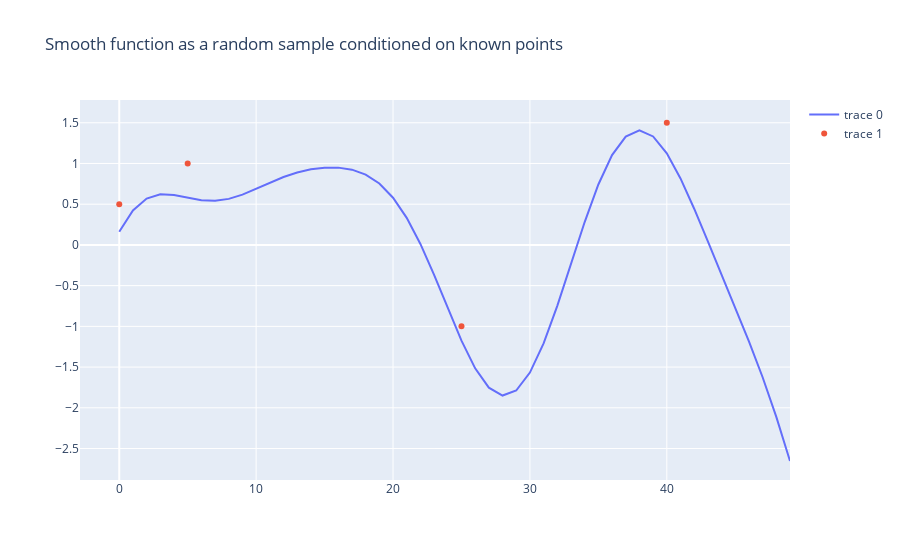

Notebook code cell kept with this figure:
### Code cell
plot_random_smooth_func_conditioned({0: 0.5, 5: 1, 25: -1, 40: 1.5}, tol=0.5)

### Figure 1 — Plotly figure (JSON) as saved in the notebook; plotly's stock layout.template omitted (floating-point values rounded to 4 significant figures)
{"data": [{"type": "scatter", "x": [0, 1, 2, 3, 4, 5, 6, 7, 8, 9, 10, 11, 12, 13, 14, 15, 16, 17, 18, 19, 20, 21, 22, 23, 24, 25, 26, 27, 28, 29, 30, 31, 32, 33, 34, 35, 36, 37, 38, 39, 40, 41, 42, 43, 44, 45, 46, 47, 48, 49], "y": [0.1615, 0.4241, 0.5692, 0.6208, 0.6124, 0.5784, 0.5482, 0.5412, 0.5651, 0.6175, 0.6881, 0.7641, 0.8338, 0.8896, 0.9281, 0.9485, 0.949, 0.9242, 0.8639, 0.7539, 0.5799, 0.3323, 0.01159, -0.3679, -0.7773, -1.176, -1.516, -1.752, -1.849, -1.788, -1.568, -1.209, -0.7481, -0.2336, 0.2809, 0.7419, 1.103, 1.331, 1.407, 1.332, 1.124, 0.8161, 0.4444, 0.0434, -0.3637, -0.7698, -1.184, -1.625, -2.112, -2.653]}, {"mode": "markers", "type": "scatter", "x": [0, 5, 25, 40], "y": [0.5, 1, -1, 1.5]}], "layout": {"title": {"text": "Smooth function as a random sample conditioned on known points"}}}
